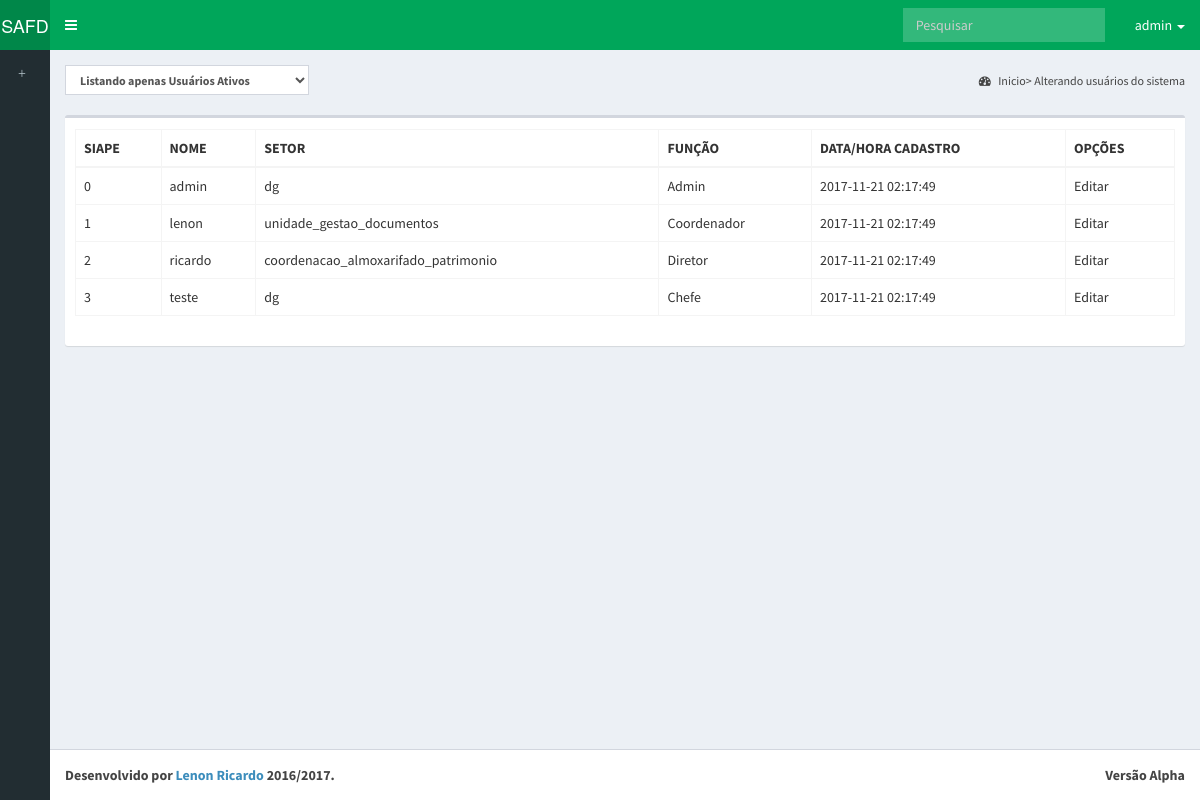
Page /php/p_edita_usuarios.php (signed in) on the committed database.
### tables this page shows
CREATE TABLE IF NOT EXISTS usuario(        
    id_usuario int(10) NOT NULL PRIMARY KEY AUTO_INCREMENT,                               
        estado_usuario binary NOT NULL, 
        login_usuario VARCHAR(50) NOT NULL,
        senha_usuario VARCHAR(50) NOT NULL,
        data_cadastro TIMESTAMP NULL DEFAULT CURRENT_TIMESTAMP,       
        
        id_funcionario int(10) NOT NULL,  
        id_funcao int(10) NOT NULL,  
        id_setor int(10) NOT NULL);

CREATE TABLE IF NOT EXISTS funcionario(        
    id_funcionario int(10) NOT NULL PRIMARY KEY AUTO_INCREMENT,
        siape_funcionario int(10) NOT NULL,
        nome_funcionario VARCHAR(40) NOT NULL,		
        n_portaria_funcionario VARCHAR(40) NOT NULL,
        email_funcionario VARCHAR(40) NOT NULL);

CREATE TABLE IF NOT EXISTS setor(
    id_setor int(10) NOT NULL PRIMARY KEY AUTO_INCREMENT,
	nome_setor VARCHAR(40) NOT NULL);

CREATE TABLE IF NOT EXISTS funcao(    
    id_funcao int(10) NOT NULL PRIMARY KEY AUTO_INCREMENT,        
        descricao_funcao VARCHAR(40) NOT NULL);

### php/edita_usuarios.php (the view)
<?php
include 'conexao.php';
$sql = "SELECT login_usuario, estado_usuario, nome_setor, descricao_funcao, siape_funcionario, data_cadastro
        FROM usuario, setor, funcao, funcionario
        WHERE usuario.id_setor = setor.id_setor
        AND usuario.id_funcao = funcao.id_funcao
        AND funcionario.id_funcionario = usuario.id_funcionario";
$result = mysqli_query($con, $sql);
while ($linha = mysqli_fetch_assoc($result))
{
    $visualizar = "<tr>
                        <td>" . $linha['siape_funcionario'] . "</td>" . "
                        <td>" . $linha['login_usuario'] . "</td>" . "
                        <td>" . $linha['nome_setor'] . "</td>" . "
                        <td>" . $linha['descricao_funcao'] . "</td>" . "
                        <td>" . $linha['data_cadastro'] . "</td>" . "
                        <td> Editar </td>" . "
                    </tr>";
    echo $visualizar;
}
?>

### rows in the picture
usuario: id_funcionario.siape_funcionario "0", login_usuario "admin", id_setor.nome_setor "dg", id_funcao.descricao_funcao "Admin", data_cadastro "2017-11-21 02:17:49"
usuario: id_funcionario.siape_funcionario "1", login_usuario "lenon", id_setor.nome_setor "unidade_gestao_documentos", id_funcao.descricao_funcao "Coordenador", data_cadastro "2017-11-21 02:17:49"
usuario: id_funcionario.siape_funcionario "2", login_usuario "ricardo", id_setor.nome_setor "coordenacao_almoxarifado_patrimonio", id_funcao.descricao_funcao "Diretor", data_cadastro "2017-11-21 02:17:49"
usuario: id_funcionario.siape_funcionario "3", login_usuario "teste", id_setor.nome_setor "dg", id_funcao.descricao_funcao "Chefe", data_cadastro "2017-11-21 02:17:49"

### other values in the picture
$_SESSION["usuario"] "admin"
